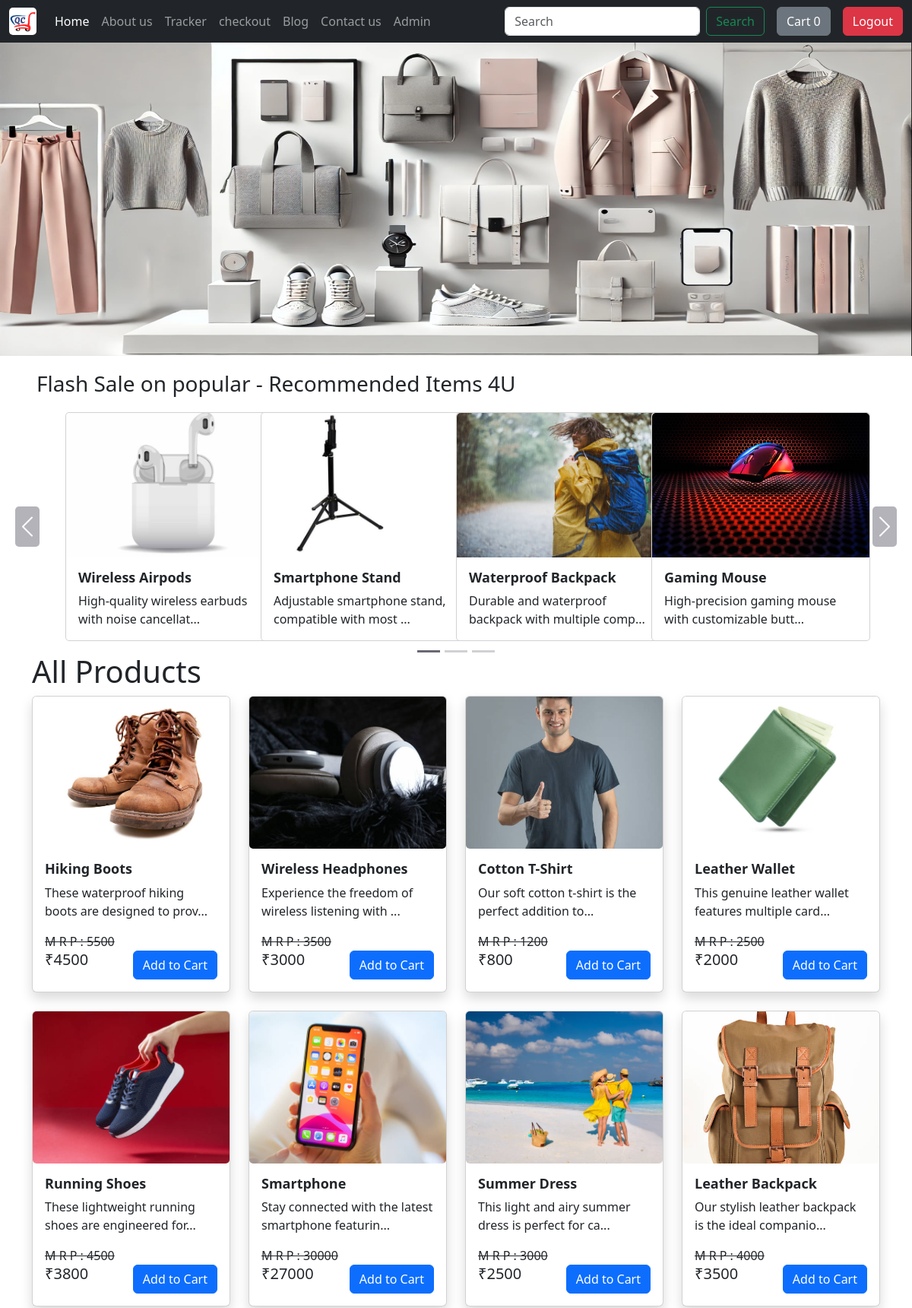
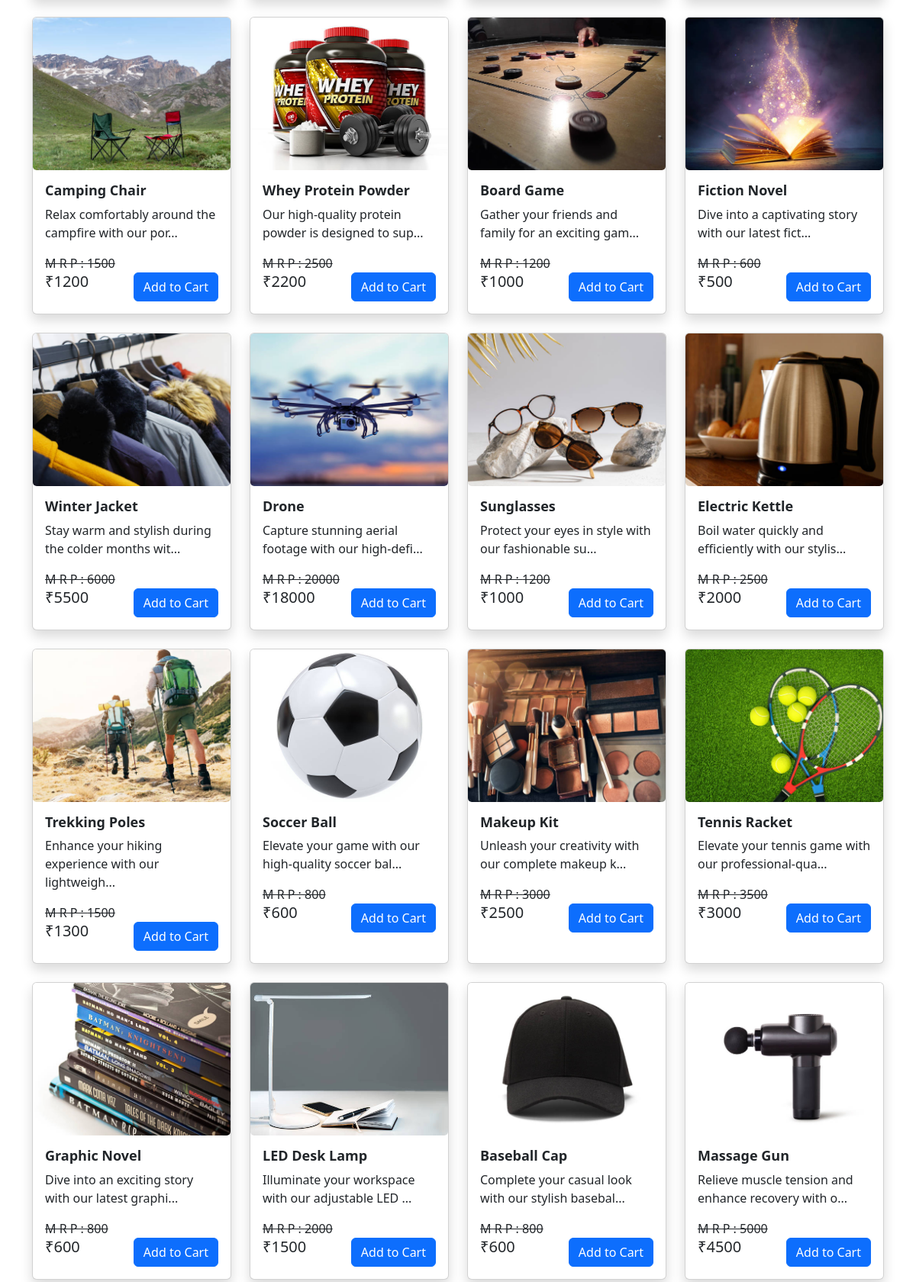
The app's page / (signed in, upper part) with its own data (2 pictures, top to bottom).
### shop/models.py (models this page shows, shortened)
class Product(models.Model):
    product_id = models.AutoField(primary_key=True)
    product_name = models.CharField(max_length=50)
    category = models.CharField(max_length=50, default='')
    subcategory = models.CharField(max_length=50, default='')
    price = models.IntegerField(default=0)
    discount_price = models.IntegerField(default=0)
    brand = models.CharField(max_length=50, default='')
    desc = models.TextField()
    pub_date = models.DateField()
    image = models.ImageField(upload_to='shop/images', default='')

### shop/middlewares.py (the view)
    def wrapped_view(request, *args, **kwargs):
        if request.user.is_authenticated == False:
            return redirect('login')
        return view_function(request, *args, **kwargs)

### shop/views.py (called while the page is built)
@auth
def index(request):
    popularProds = []
    allPopularProds = Product.objects.filter(category='popular')
    n = len(allPopularProds)
    nSlides = n//4 + ceil((n/4) - (n//4))
    popularProds.append([allPopularProds, range(1, nSlides), nSlides])
    allProducts = Product.objects.all()
    params = {
        'popularProds' : popularProds,
        'allProducts' : allProducts
    }
    return render(request, 'shop/index.html', params)

### shop/templates/shop/index.html (shortened to what this page needs)
{% extends 'shop/basic.html'%}
{%load static %}
{% block body%}
<div class="row mt-5">
  <img src="{% static '/shop/b.png'%}" alt="banner" class="img-fluid banner-img">
</div>
<div class="my-3">
  {% for popular, range, nSlides in popularProds %}
  <h3 class="mx-5">Flash Sale on {{popular.0.category}} - Recommended Items 4U</h3>
  <div id="demo{{forloop.counter}}" class="carousel slide" data-bs-ride="carousel">
    <ul class="carousel-indicators">
      <li data-bs-target="#demo{{forloop.counter}}" data-bs-slide-to="0" class="active"></li>
      {% for i in range %}
      <li data-bs-target="#demo{{forloop.counter}}" data-bs-slide-to="{{i}}"></li>
      {% endfor %}
    </ul>
    <div class="carousel-inner no-padding">
      <div class="carousel-item active">
        <div class="row">
          {% for prod in popular%}
          <div class="col-md-3">
            <a href="/shop/products/{{prod.product_id}}" class="card-link text-dark" style="text-decoration: none;">
              <div class="card card-img" style="width: 18rem;">
                <span>
                  <img src="/media/{{prod.image}}" class="card-img-top" alt="{{prod.product_name}}">
                </span>
                <div class="card-body">
                  <h2 class="card-title card-heading">{{prod.product_name}}</h2>
                  <p class="card-text">{{prod.desc|slice:'0:50'}}...</p>
                </div>
              </div>
            </a>
          </div>
          {% if forloop.counter|divisibleby:4 and forloop.counter > 0 and not forloop.last %}
        </div>
      </div>
          {%endif%}
          {% endfor %}
    </div>
    <a class="carousel-control-prev" href="#demo{{forloop.counter}}" role="button" data-bs-slide="prev">
      <span class="carousel-control-prev-icon"></span>
    </a>
    <a class="carousel-control-next" href="#demo{{forloop.counter}}" role="button" data-bs-slide="next">
      <span class="carousel-control-next-icon"></span>
    </a>
  </div>
  {% endfor %}
</div>
<div class="container">
  <div class="row">
    <h1>All Products</h1>
    {% for prod in allProducts %}
    <div class="col-12 col-sm-6 col-md-4 col-lg-3 mb-4">
      <div class="card h-100 card-container shadow">
        <a href="/products/{{prod.product_id}}" class="card-link text-dark" style="text-decoration: none;">
          <div class="card-img-div">
            <img id="imagepr{{prod.product_id}}" src="/media/{{prod.image}}" class="card-img-top card-img"
              alt="{{prod.product_name}}">
          </div>
        </a>
        <div class="card-body">
          <h2 class="card-title card-heading" id="namepr{{prod.product_id}}">{{prod.product_name}}</h2>
          <p class="card-text">{{prod.desc|slice:'0:50'}}...</p>
          <p class="m-0 text-decoration-line-through">M R P : <span
              id="pricepr{{prod.product_id}}">{{prod.price}}</span></p>
          <div class="d-flex justify-content-between flex-wrap">
            <div>
              <h5 class="m-0">&#8377;<span id="dpricepr{{prod.product_id}}">{{prod.discount_price}}</span></h5>
            </div>
            <span id="divpr{{prod.product_id}}" class="divpr">
              <button id="pr{{prod.product_id}}" class="btn btn-primary cart">Add to Cart</button>
            </span>
          </div>
        </div>
      </div>
    </div>
    {% endfor %}
  </div>
</div>
{% endblock %}

### shop/templates/shop/index.html (style rules this page uses)
.col-md-3 img { width: 100%; height: 190px; }
.col-md-3 { padding-left: 0; padding-right: 0; width: 21%; }
.carousel-indicators { margin-bottom: -25px; }
.carousel-indicators [data-bs-target] { background-color: rgb(165, 165, 170); list-style: none; }
.carousel-indicators .active { background-color: #696974; }
body .carousel-control-prev-icon, body .carousel-control-next-icon { background-color: #696974; height: 53px; border-radius: 5px; margin: 20px; }
body .carousel-control-next { justify-content: flex-end; }
body .carousel-control-prev { justify-content: flex-start; }
body .no-padding { padding-left: 0; padding-right: 0; }
.row { justify-content: center; }
h3 { margin: 20px 0; }
.divpr { display: flex; align-items: center; gap: 10px; }
.card-img-top { width: 100%; height: 200px; object-fit: cover; }
.card-img-div { overflow: hidden; }
.card-img { transition: transform 0.3s, box-shadow 0.3s; }
.card-heading { font-weight: 600; font-size: 18px; }
.banner-img { width: 100%; height: 420px; }

### records on screen
Product: category "popular", image (picture), product_name "Wireless Airpods", desc "High-quality wireless earbuds with noise cancellat"
Product: image (picture), product_name "Smartphone Stand", desc "Adjustable smartphone stand, compatible with most"
Product: image (picture), product_name "Waterproof Backpack", desc "Durable and waterproof backpack with multiple comp"
Product: image (picture), product_name "Gaming Mouse", desc "High-precision gaming mouse with customizable butt"
Product: image (picture), product_name "Hiking Boots", desc "These waterproof hiking boots are designed to prov", price "5500", discount_price "4500"
Product: image (picture), product_name "Wireless Headphones", desc "Experience the freedom of wireless listening with", price "3500", discount_price "3000"
Product: image (picture), product_name "Cotton T-Shirt", desc "Our soft cotton t-shirt is the perfect addition to", price "1200", discount_price "800"
Product: image (picture), product_name "Leather Wallet", desc "This genuine leather wallet features multiple card", price "2500", discount_price "2000"
Product: image (picture), product_name "Running Shoes", desc "These lightweight running shoes are engineered for", price "4500", discount_price "3800"
Product: image (picture), product_name "Smartphone", desc "Stay connected with the latest smartphone featurin", price "30000", discount_price "27000"
Product: image (picture), product_name "Summer Dress", desc "This light and airy summer dress is perfect for ca", price "3000", discount_price "2500"
Product: image (picture), product_name "Leather Backpack", desc "Our stylish leather backpack is the ideal companio", price "4000", discount_price "3500"
Product: image (picture), product_name "Camping Chair", desc "Relax comfortably around the campfire with our por", price "1500", discount_price "1200"
Product: image (picture), product_name "Whey Protein Powder", desc "Our high-quality protein powder is designed to sup", price "2500", discount_price "2200"
Product: image (picture), product_name "Board Game", desc "Gather your friends and family for an exciting gam", price "1200", discount_price "1000"
Product: image (picture), product_name "Fiction Novel", desc "Dive into a captivating story with our latest fict", price "600", discount_price "500"
Product: image (picture), product_name "Winter Jacket", desc "Stay warm and stylish during the colder months wit", price "6000", discount_price "5500"
Product: image (picture), product_name "Drone", desc "Capture stunning aerial footage with our high-defi", price "20000", discount_price "18000"
Product: image (picture), product_name "Sunglasses", desc "Protect your eyes in style with our fashionable su", price "1200", discount_price "1000"
Product: image (picture), product_name "Electric Kettle", desc "Boil water quickly and efficiently with our stylis", price "2500", discount_price "2000"
Product: image (picture), product_name "Trekking Poles", desc "Enhance your hiking experience with our lightweigh", price "1500", discount_price "1300"
Product: image (picture), product_name "Soccer Ball", desc "Elevate your game with our high-quality soccer bal", price "800", discount_price "600"
Product: image (picture), product_name "Makeup Kit", desc "Unleash your creativity with our complete makeup k", price "3000", discount_price "2500"
Product: image (picture), product_name "Tennis Racket", desc "Elevate your tennis game with our professional-qua", price "3500", discount_price "3000"
Product: image (picture), product_name "Graphic Novel", desc "Dive into an exciting story with our latest graphi", price "800", discount_price "600"
Product: image (picture), product_name "LED Desk Lamp", desc "Illuminate your workspace with our adjustable LED", price "2000", discount_price "1500"
Product: image (picture), product_name "Baseball Cap", desc "Complete your casual look with our stylish basebal", price "800", discount_price "600"
Product: image (picture), product_name "Massage Gun", desc "Relieve muscle tension and enhance recovery with o", price "5000", discount_price "4500"
